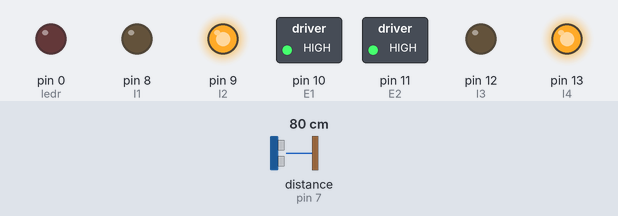
This sketch was run on a simulated Arduino Uno, built with avr-gcc and run on an emulated ATmega328P. Shown: switched loads named in the sketch (green lamp = pin HIGH), output pins drawn as LEDs (lit = HIGH). Wiring (inferred from the names in the program): ultrasonic range finder: trigger pin 6; echo pin 7. Inputs (shaded band) come from the test bench; at power-on: distance to the obstacle (sensor on pin 7) 80 cm. The echo pulse lasts 58.3 µs per cm; pins used as bus, display or sensor lines are not drawn.

Above: at 18.0 s.
18.1 s: distance to the obstacle (sensor on pin 7) set to 2 cm
At 20.8 s:
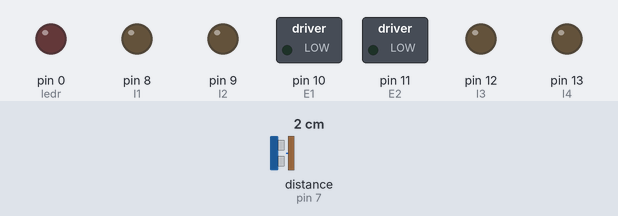
33.3 s: distance to the obstacle (sensor on pin 7) set to 11 cm
48.5 s: distance to the obstacle (sensor on pin 7) set to 14 cm
At 49.7 s:
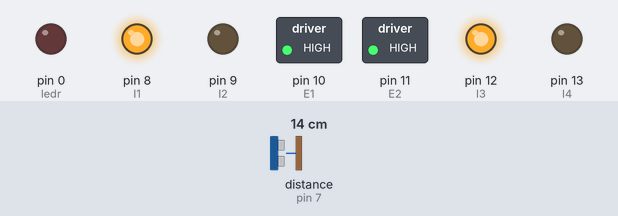
63.7 s: distance to the obstacle (sensor on pin 7) set to 4 cm
At 70.0 s:
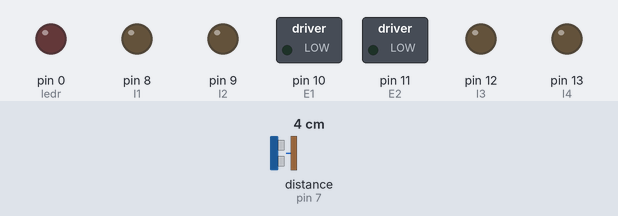
Timing chart, 0 to 71.5 s (numbered marks = the images above; inputs shaded):
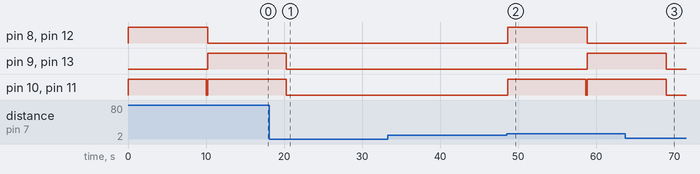

Measured:
- the behaviour switches between 12 and 13 cm on distance to the obstacle (sensor on pin 7) (found by bisection; images 1 and 2)
- after the input at 18.1 s, pin 8 (I1), pin 12 (I3): stays LOW (without the input it goes to HIGH after 2.2 s); pin 9 (I2), pin 13 (I4): goes on until 20.3 s, then stays LOW
- after the input at 33.3 s, every drawn part: stays the same
- after the input at 48.5 s, pin 8 (I1), pin 12 (I3): LOW → HIGH after 0.14 s, → LOW 10.2 s later; pin 9 (I2), pin 13 (I4): LOW → HIGH after 10.3 s; pin 10 (E1), pin 11 (E2): LOW → HIGH after 0.14 s, → LOW 10.0 s later, → HIGH 0.20 s later
- after the input at 63.7 s, pin 8 (I1), pin 12 (I3): stays LOW (without the input it goes to HIGH after 5.2 s); pin 9 (I2), pin 13 (I4): goes on until 68.9 s, then stays LOW

The sketch:

cheack_distance.ino
```cpp
int E1 = 10;  // Enable Pin for motor 1
int E2 = 11;  // Enable Pin for motor 2

int I1 = 8;  // Control pin 1 for motor 1
int I2 = 9;  // Control pin 2 for motor 1
int I3 = 12; // Control pin 1 for motor 2
int I4 = 13;  // Control pin 2 for motor 2
int trigger=6;
int echo=7;
int dis;
float distance;
int ledr = 0;
int ledv = 1;
void setup() {
  pinMode(trigger,OUTPUT);
    pinMode(echo,INPUT);
 pinMode(ledr, OUTPUT),
       pinMode(ledr, OUTPUT);
    pinMode(E1, OUTPUT);
    pinMode(E2, OUTPUT);

    pinMode(I1, OUTPUT);
    pinMode(I2, OUTPUT);
    pinMode(I3, OUTPUT);
    pinMode(I4, OUTPUT);
}

void loop() {

// Comenzamos las mediciones
// Enviamos una señal activando la salida trigger durante 10 microsegundos
  digitalWrite(trigger, LOW); // Envía un pulso bajo
  delayMicroseconds(2);
  digitalWrite(trigger,HIGH);
  delayMicroseconds(5);
  digitalWrite(trigger,LOW);
// Adquirimos los datos y convertimos la medida a metros
 distance=pulseIn(echo,HIGH); // Medimos el ancho del pulso
                              // (Cuando la lectura del pin sea HIGH medira
                              // el tiempo que transcurre hasta que sea LOW
 //distance=distance*0.017;
  dis=(distance/29)/2;
// Enviamos los datos medidos a traves del puerto serie y al display LCD
   if(dis >12){
    analogWrite(E1, 255); // Run in half speed
    analogWrite(E2, 255); // Run in full speed

    digitalWrite(I1, HIGH);
    digitalWrite(I2, LOW);
    digitalWrite(I3, HIGH);
    digitalWrite(I4, LOW);

    delay(10000);

    // change direction

    digitalWrite(E1, LOW);
    digitalWrite(E2, LOW);

    delay(200);

    analogWrite(E1, 255);  // Run in full speed
    analogWrite(E2, 255);  // Run in half speed

    digitalWrite(I1, LOW);
    digitalWrite(I2, HIGH);
    digitalWrite(I3, LOW);
    digitalWrite(I4, HIGH);

    delay(10000);
   }
   if(dis < 11){
       digitalWrite(ledr, LOW);
   digitalWrite(ledv, HIGH);
    analogWrite(E1, 0);
    analogWrite(E2, 0);
    digitalWrite(I1, LOW);
    digitalWrite(I2, LOW);
    digitalWrite(I3, LOW);
    digitalWrite(I4, LOW);
     delay(100);
   }
   delay(100);
}
```
